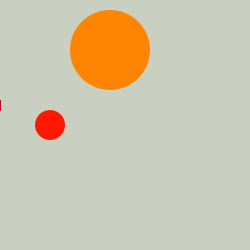
Frame 1 (no input)
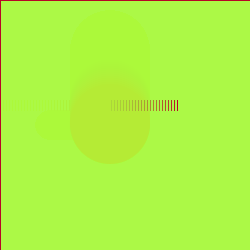
Frame 60 (the mouse pressed at the canvas centre just before this capture)
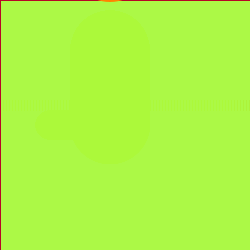
Frame 120 (the mouse held since frame 60 and released just before this capture)

The Processing sketch that drew these frames (run headless with seeded random() and noise(); from frame 60 on, the mouse is pressed at the canvas centre):

// Processing sketch: processing_55066
// ── processing_55066.pde

/*2c-1 by Sarah Sia
York/Sheridan

Coding by Alyssa C & Emilija Cookie & Cecilia Chen
*/
 
float x = 50.0;
float speed = 2.0;
float radius = 15.0;
 
float a = 0;
float b = 0;
 
void setup(){
size(250,250);
 
smooth();
noStroke();
ellipseMode(RADIUS);
frameRate(60);
}
 
void draw(){
//background  
fill(#ABFF3E, 20);
rect(0,0,width,height);
 
//redcircle
noStroke();
fill(#FF1803);
ellipse(x, 125, radius, radius);
 
//orangecircle
fill(#FF8400);
ellipse(110, x, 40, 40);
 
//lines
fill(#000000);
stroke(183, 6, 38);
rect(a++, 100, 0, 10);
 
b += speed;
if(b>125){
  b=-200.0;
}
 
a += speed;
if(a>250){
  a=-250.0;
}
x += speed;
if(x>125){
  x=-200.0;
}
}
